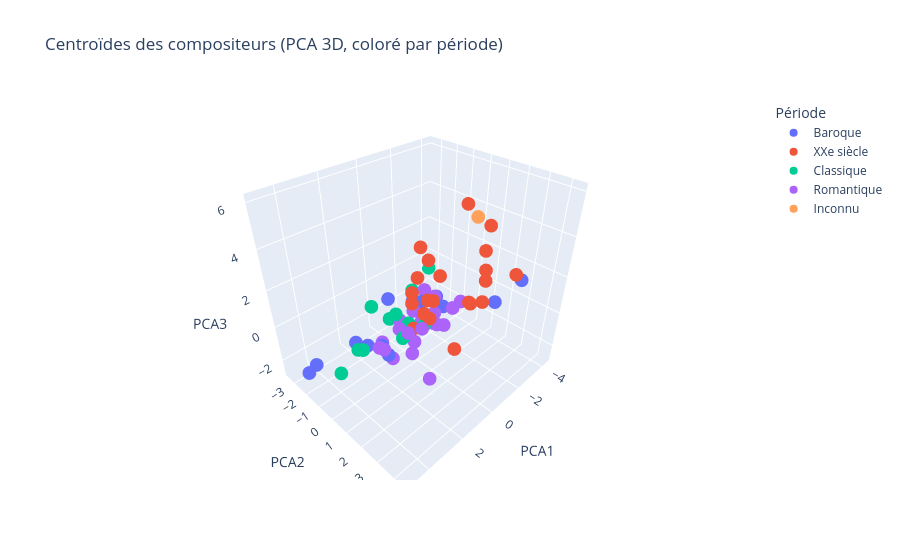

Source (notebook cell):
### Code cell
# Calculer les centroïdes pour chaque compositeur
# On retire la colonne 'periode' avant de faire la moyenne
df_X = pd.DataFrame(X_tsne_3d)
df_X['composer'] = y
centroides = df_X.groupby('composer').mean()
df_X['periode'] = periodes

# Récupérer la période dominante pour chaque compositeur
periode_centroide = df_X.groupby('composer')['periode'].agg(lambda x: x.value_counts().idxmax())

# Affichage des centroïdes sur plotly (projection PCA 3D pour visualisation)
centroides_pca = centroides.values

fig = px.scatter_3d(
    x=centroides_pca[:, 0],
    y=centroides_pca[:, 1],
    z=centroides_pca[:, 2],
    # text=centroides.index,
    hover_name=centroides.index,
    color=periode_centroide,
    title="Centroïdes des compositeurs (PCA 3D, coloré par période)",
    labels={'x': 'PCA1', 'y': 'PCA2', 'z': 'PCA3', 'color': 'Période'}
)
fig.update_traces(marker=dict(size=8))
fig.show()

### Figure 1 — Plotly figure (JSON) as saved in the notebook; plotly's stock layout.template omitted (floating-point values rounded to 4 significant figures)
{"data": [{"hovertemplate": "<b>%{hovertext}</b><br><br>Période=Baroque<br>PCA1=%{x}<br>PCA2=%{y}<br>PCA3=%{z}<extra></extra>", "hovertext": ["Albinoni; Tomaso", "Bach; Johann Sebastian", "Corelli; Arcangelo", "Couperin; Francois", "Giustini; Lodovico", "Handel; George Frederic", "Lully; Jean-Baptiste", "Platti; Giovanni Benedetto", "Purcell; Henry", "Rameau; Jean-Phillipe", "Scarlatti; Domenico", "Stamitz; Johann", "Telemann; Georg Philipp", "Vivaldi; Antonio"], "legendgroup": "Baroque", "marker": {"color": "#636efa", "size": 8, "symbol": "circle"}, "mode": "markers", "name": "Baroque", "scene": "scene", "showlegend": true, "type": "scatter3d", "x": [4.626, -1.039, 2.481, -0.7596, -0.5958, 4.936, -3.767, 1.936, -3.328, -1.797, -2.82, 2.225, -0.1697, 2.308], "y": [-2.532, -0.7581, -1.616, -1.128, -0.6998, -1.097, 2.942, -0.3257, 1.937, -0.03909, -1.441, 0.433, -2.282, -0.9289], "z": [-2.397, -0.2871, -1.28, -0.3056, -0.2782, -0.6613, 1.441, -0.986, -0.1028, -0.603, -1.239, -0.873, -0.4698, -1.134]}, {"hovertemplate": "<b>%{hovertext}</b><br><br>Période=XXe siècle<br>PCA1=%{x}<br>PCA2=%{y}<br>PCA3=%{z}<extra></extra>", "hovertext": ["Antheil; George", "Bartok; Bela", "Berg; Alban", "Britten; Benjamin", "Debussy; Claude", "Faure; Gabriel", "Hindemith; Paul", "Ives; Charles Edward", "Mahler; Gustav", "Messiaen; Olivier", "Milhaud; Darius", "Prokofiew; Sergej", "Ravel; Maurice", "Schoenberg; Arnold", "Shostakovich; Dmitri", "Sibelius; Jean", "Strauss; Richard", "Stravinsky; Igor", "Varese; Edgar", "Webern; Anton", "Weill; Kurt"], "legendgroup": "XXe siècle", "marker": {"color": "#EF553B", "size": 8, "symbol": "circle"}, "mode": "markers", "name": "XXe siècle", "scene": "scene", "showlegend": true, "type": "scatter3d", "x": [0.6075, -1.691, 0.1379, 0.4318, -1.424, 1.105, -0.4861, 0.3352, -1.002, -0.7017, 0.7931, 0.1916, -1.362, 0.4225, 0.8173, 0.4653, 0.9792, -1.041, -1.434, -0.7851, -0.07788], "y": [0.7919, 2.431, 3.724, 1.721, 1.828, 3.214, 3.219, -0.01178, 0.04208, 3.01, 0.4581, 0.9497, 1.962, 3.892, 1.418, 0.1966, 1.366, -0.3448, 1.427, 4.41, -0.08107], "z": [4.069, 2.154, 5.921, 3.063, 0.8276, 0.5576, 2.078, 1.309, 0.1851, 4.283, 1.213, 0.3179, 0.8638, 4.314, 1.896, -0.5442, 1.26, 2.257, 5.47, 3.807, 1.881]}, {"hovertemplate": "<b>%{hovertext}</b><br><br>Période=Classique<br>PCA1=%{x}<br>PCA2=%{y}<br>PCA3=%{z}<extra></extra>", "hovertext": ["Bach; Carl Philipp Emanuel", "Bach; Johann Christian", "Beethoven; Ludwig van", "Boccherini; Luigi Rodolofo", "Cimarosa; Domenico", "Clementi; Muzio", "Dussek; Jan Ladislav", "Haydn; Johann Michael", "Haydn; Joseph", "Mozart; Leopold", "Mozart; Wolfgang Amadeus", "Pleyel; Ignace Joseph", "Salieri; Antonio"], "legendgroup": "Classique", "marker": {"color": "#00cc96", "size": 8, "symbol": "circle"}, "mode": "markers", "name": "Classique", "scene": "scene", "showlegend": true, "type": "scatter3d", "x": [-0.08443, 4.811, 1.047, -1.6, 2.626, -1.961, -0.731, -0.4831, 0.02072, 0.2951, -0.014, 2.659, -4.348], "y": [0.3452, 0.5528, 0.08628, -1.937, -0.8792, -2.402, -0.9702, -2.61, -0.6075, -3.077, -1.551, -1.23, -3.493], "z": [-0.587, -0.06658, -0.8393, -1.294, -1.179, -0.8961, -0.7349, -2.108, -0.9555, -1.137, -0.951, -1.374, -1.041]}, {"hovertemplate": "<b>%{hovertext}</b><br><br>Période=Romantique<br>PCA1=%{x}<br>PCA2=%{y}<br>PCA3=%{z}<extra></extra>", "hovertext": ["Berlioz; Hector", "Borodin; Alexander", "Brahms; Johannes", "Bruckner; Anton", "Chopin; Frederic", "Dvorak; Antonin", "Grieg; Edvard", "Liszt; Franz", "Mendelssohn-Bartholdy; Felix", "Mussorgsky; Modest", "Rimsky-Korsakov; Nicolai", "Rossini; Gioacchino", "Saint-Saens; Camille", "Schubert; Franz", "Schumann; Clara", "Schumann; Robert", "Smetana; Bedrich", "Tchaikovsky; Peter Iljitsch", "Verdi; Giuseppe", "Wagner; Richard", "Weber; Carl Maria von"], "legendgroup": "Romantique", "marker": {"color": "#ab63fa", "size": 8, "symbol": "circle"}, "mode": "markers", "name": "Romantique", "scene": "scene", "showlegend": true, "type": "scatter3d", "x": [1.734, 0.9069, -1.884, 2.397, -0.4066, 0.06039, -2.102, 2.097, -1.231, 1.49, -0.1076, -2.091, 2.411, -0.4638, 2.418, 0.734, -0.696, 0.3025, -0.6807, -0.7848, 1.547], "y": [0.1288, 1.186, 0.9833, 3.097, 1.746, -0.3311, -0.9099, 1.573, -0.08894, 2.937, -0.336, -1.617, 0.38, 0.6378, 0.05501, -0.4842, -2.021, 0.02407, -0.4231, 0.5096, -0.8026], "z": [-1.615, 0.296, 0.1914, -0.2686, 1.022, -2.716, -0.605, 1.011, -0.7356, 1.872, -2.046, -0.545, -0.4725, -0.5186, -0.5689, -0.8211, -1.993, 0.3097, -1.126, -0.8458, -1.335]}, {"hovertemplate": "<b>%{hovertext}</b><br><br>Période=Inconnu<br>PCA1=%{x}<br>PCA2=%{y}<br>PCA3=%{z}<extra></extra>", "hovertext": ["Boulez; Pierre"], "legendgroup": "Inconnu", "marker": {"color": "#FFA15A", "size": 8, "symbol": "circle"}, "mode": "markers", "name": "Inconnu", "scene": "scene", "showlegend": true, "type": "scatter3d", "x": [0.1658], "y": [3.169], "z": [6.064]}], "layout": {"legend": {"title": {"text": "Période"}, "tracegroupgap": 0}, "scene": {"domain": {"x": [0, 1], "y": [0, 1]}, "xaxis": {"title": {"text": "PCA1"}}, "yaxis": {"title": {"text": "PCA2"}}, "zaxis": {"title": {"text": "PCA3"}}}, "title": {"text": "Centroïdes des compositeurs (PCA 3D, coloré par période)"}}}
